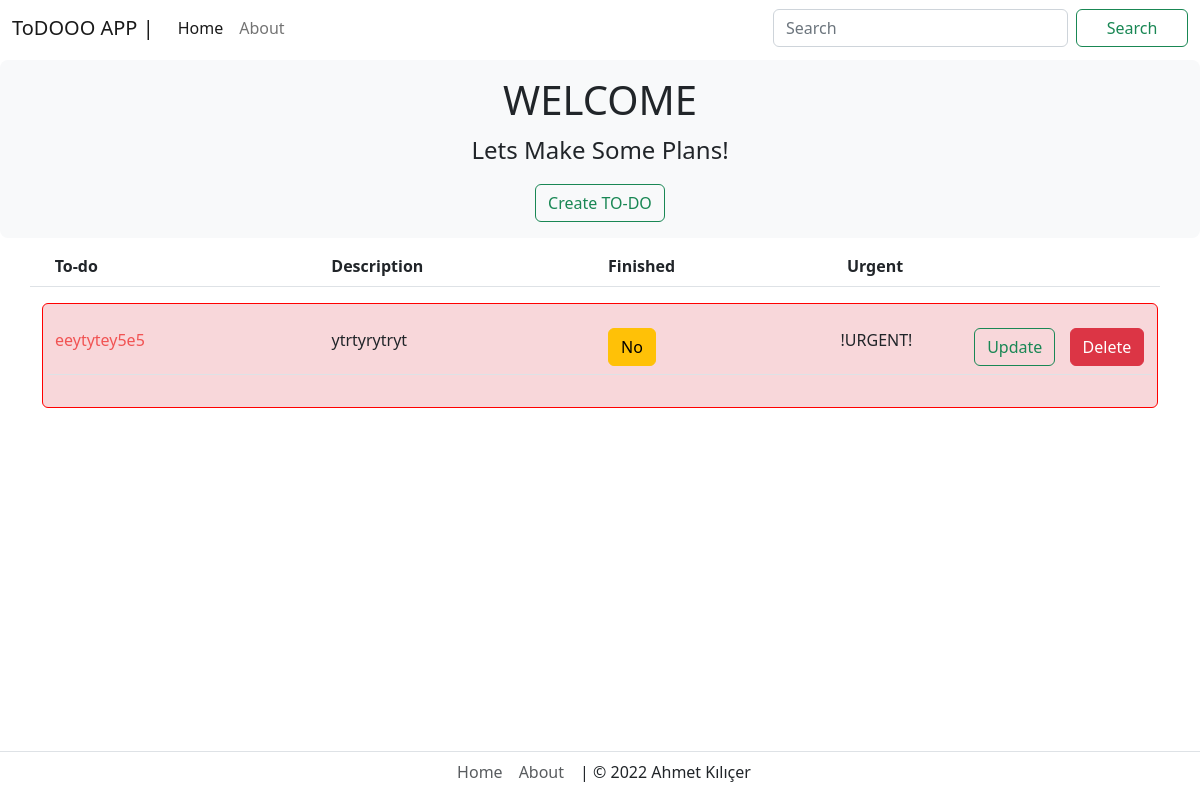
Before: / with the older database file.
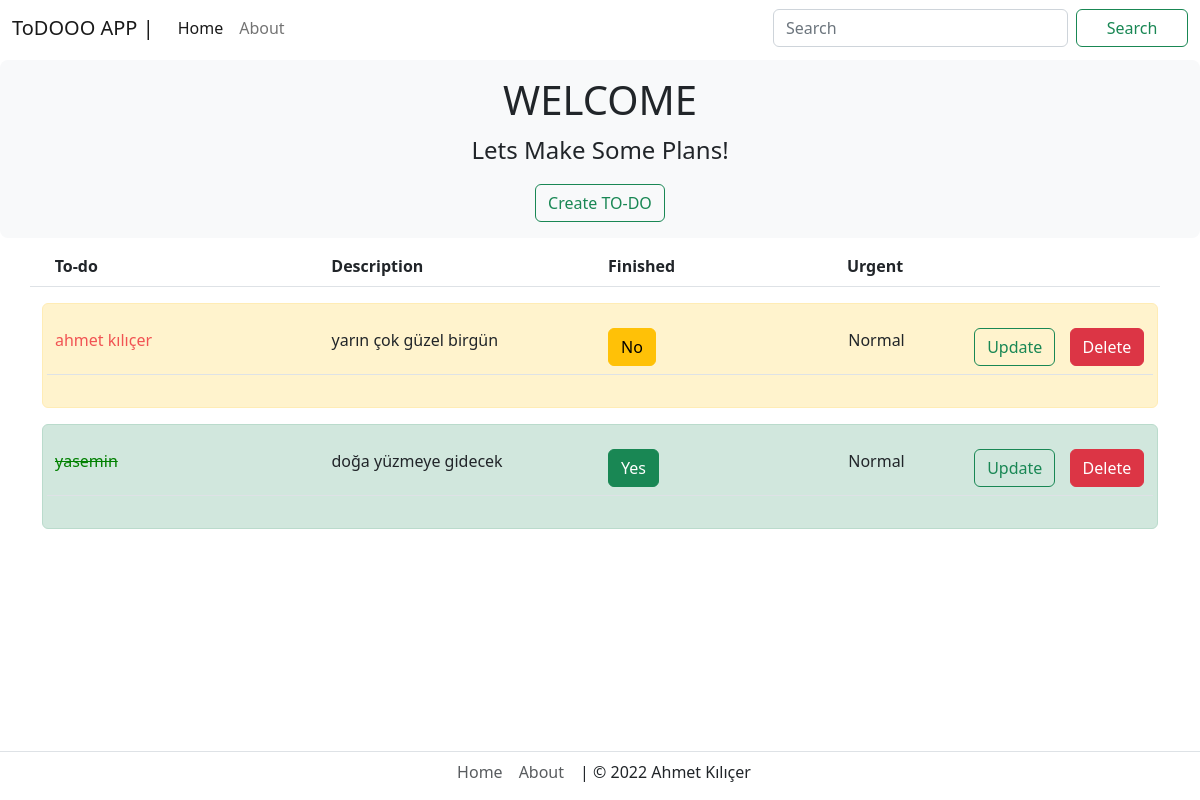
After: the same page with the newer database file.
### todoapp/models.py (models this page shows, shortened)
class Todos(models.Model):
    title=models.CharField(max_length=100, blank=False)
    description=models.TextField(max_length=1000,blank=True)
    urgent=models.BooleanField(default=False)
    done=models.BooleanField(default=False)
    create=models.DateTimeField(default=datetime.now, blank=True)
    endtime=models.DateTimeField(blank=True, null=True)

### todoapp/views.py (the view)
# urls.py: path('', index,name="index"),
def index(request):
    if request.method=="POST":
        searched=request.POST['searched']
        todos=Todos.objects.filter(title__contains=searched) | Todos.objects.filter(description__contains=searched)
        return render(request,"todoapp/index.html",{"todos":todos})
    context={
        "todos":Todos.objects.all()
    }
    return render(request,"todoapp/index.html",context)

### templates/todoapp/index.html (shortened to what this page needs)
{% extends "base.html" %}
{% load static %}
{% block css %}
  <link rel="stylesheet" href="{% static 'css/base.css' %}">
{% endblock css %}
{% block content1 %}
    <div class="p-2 mb-2 bg-light rounded-3 content1">
      <div class="container-fluid py-2">
        <h1 class="display-6  text-center">WELCOME</h1>
        <p class="col-12 fs-4 text-center mt-1">Lets Make Some Plans!</p>
        <a class="nav-link" href="{% url 'create' %}" style="width:100%; display:flex; justify-content: center;"><button class="btn btn-outline-success" type="button">Create TO-DO</button></a>
      </div>
    </div>
{% endblock content1 %}
{% block content2 %}
<div class="container content2">
  <table class="table align-middle">
    <thead>
      <tr class="row">
        <th class="col-3" scope="col">&nbsp&nbsp&nbsp&nbspTo-do</th>
        <th class="col-3" scope="col">&nbsp&nbspDescription</th>
        <th class="col-2" scope="col">Finished</th>
        <th class="col-2 text-center" scope="col" style="margin-left:-10px;">Urgent</th>
        <th class="col-1" scope="col"></th>
        <th class="col-1" scope="col"></th>
      </tr>
    </thead>
  </table>
  {% for todo in todos %}
  {% if todo.done %}
    <div class="alert alert-success" role="alert">
  {% elif todo.urgent %}
      <div class="alert alert-danger" style="border-color:red;" role="alert">
  {% else %}
       <div class="alert alert-warning" role="alert">
  {% endif %}
    <table class="table">
    <thead>
      <tr class="row">
      {% if todo.done %}
        <td class="col-3 text-decoration-line-through" style="color: green;" scope="col">{{todo.title}}</td>
        <td class="col-3" scope="col">{{todo.description}}</td>
        <td class="col-2" scope="col"><a href="{% url 'yes_finish' todo.id %}" class="btn btn-success" type="button">Yes</a></td>
      {% else %}
        <td class="col-3" style="color:rgb(241, 83, 83);" scope="col">{{todo.title}}</td>
        <td class="col-3" scope="col">{{todo.description}}</td>
        <td class="col-2" scope="col"><a href="{% url 'no_finish' todo.id %}" class="btn btn-warning" type="button">No</a></td>
      {% endif %}
        {% if todo.urgent %}
        <td class="col-2 text-center" scope="col">!URGENT!</td>
        {% else %}
        <td class="col-2 text-center" scope="col">Normal</td>
        {% endif %}
        <td class="col-1" scope="col"> <a class="nav-link" href="{% url 'update' todo.id %}" style="width:100%; display:flex; justify-content: center;"><button class="btn btn-outline-success" type="button">Update</button></a></td>
        <td class="col-1" scope="col"> <a class="nav-link" href="{% url 'delete' todo.id %}" style="width:100%; display:flex; justify-content: center;"><button class="btn btn-danger" type="button">Delete</button></a></td>
      </tr>
    </thead>
  </table>
  </div>
  {% endfor %}
</div>
{% endblock content2 %}

### templates/base.html (shortened to what this page needs)
{% load static %}
<!DOCTYPE html>
<html lang="en">
<head>
    <link rel="stylesheet" href="{% static 'css/bootstrap.min.css' %}">
    {% block css %}{% endblock css %}
</head>
<body>
    {% block navbar %}
    {% include "partials/_navbar.html" %}
    {% endblock navbar %}
    {% block content1 %}{% endblock content1 %}
    {% block content2 %}{% endblock content2 %}
  {% block footer %}
  {% include "partials/_footer.html" %}
  {% endblock footer %}
</body>
</html>

### templates/partials/_navbar.html (shortened to what this page needs)
    <nav class="navbar navbar-expand-lg bg-white fixed-top">
        <div class="container-fluid">
          <a class="navbar-brand" href="#">ToDOOO APP |</a>
          <div class="collapse navbar-collapse" id="navbarSupportedContent">
            <ul class="navbar-nav me-auto mb-2 mb-lg-0">
              <li class="nav-item">
                <a class="nav-link active" aria-current="page" href="{% url 'index' %}">Home</a>
              </li>
              <li class="nav-item">
                <a class="nav-link" href="{% url 'about' %}">About</a>
              </li>
            </ul>
            <form class="d-flex" method="post" role="search">
              <input class="form-control me-2" type="search" placeholder="Search" name="searched" aria-label="Search">
              <button class="btn btn-outline-success" style="width: 150px;" type="submit">Search</button>
            </form>
          </div>
        </div>
      </nav>

### templates/partials/_footer.html
{% load static %}
<footer class="fixed-bottom bg-white">
    <ul class="nav justify-content-center border-top pb-1 mb-1">
      <li class="nav-item"><a href="{% url 'index' %}" class="nav-link px-2 text-muted">Home</a></li>
      <li class="nav-item"><a href="{% url 'about' %}"class="nav-link px-2 text-muted">About</a></li>
      <li class="nav-item mt-2 ms-2"> | © 2022 Ahmet Kılıçer</li>
    </ul>
  </footer>

### static/css/base.css (style rules this page uses)
.content1 { margin-top: 60px; }
.content2 { margin-bottom: 80px; }

Changed rows visible on the page:
removed Todos: title "eeytytey5e5", description "ytrtyrytryt", urgent "!URGENT!"
added Todos: title "ahmet kılıçer", description "yarın çok güzel birgün", urgent "Normal"
added Todos: title "yasemin", description "doğa yüzmeye gidecek", urgent "Normal"
